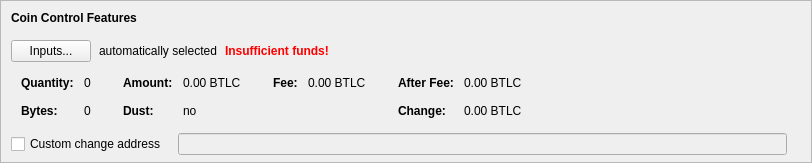
    <widget class="QFrame" name="frameCoinControl">
     <property name="sizePolicy">
      <sizepolicy hsizetype="Expanding" vsizetype="Expanding">
       <horstretch>0</horstretch>
       <verstretch>0</verstretch>
      </sizepolicy>
     </property>
     <property name="maximumSize">
      <size>
       <width>16777215</width>
       <height>16777215</height>
      </size>
     </property>
     <property name="frameShape">
      <enum>QFrame::StyledPanel</enum>
     </property>
     <property name="frameShadow">
      <enum>QFrame::Sunken</enum>
     </property>
     <layout class="QVBoxLayout" name="verticalLayoutCoinControl2">
      <property name="spacing">
       <number>0</number>
      </property>
      <property name="leftMargin">
       <number>0</number>
      </property>
      <property name="topMargin">
       <number>0</number>
      </property>
      <property name="rightMargin">
       <number>0</number>
      </property>
      <property name="bottomMargin">
       <number>6</number>
      </property>
      <item>
       <layout class="QVBoxLayout" name="verticalLayoutCoinControl" stretch="0,0,0,0,1">
        <property name="spacing">
         <number>0</number>
        </property>
        <property name="leftMargin">
         <number>10</number>
        </property>
        <property name="topMargin">
         <number>10</number>
        </property>
        <item>
         <layout class="QHBoxLayout" name="horizontalLayoutCoinControl1">
          <property name="bottomMargin">
           <number>15</number>
          </property>
          <item>
           <widget class="QLabel" name="labelCoinControlFeatures">
            <property name="sizePolicy">
             <sizepolicy hsizetype="Preferred" vsizetype="Maximum">
              <horstretch>0</horstretch>
              <verstretch>0</verstretch>
             </sizepolicy>
            </property>
            <property name="font">
             <font>
              <weight>75</weight>
              <bold>true</bold>
             </font>
            </property>
            <property name="styleSheet">
             <string notr="true">font-weight:bold;</string>
            </property>
            <property name="text">
             <string>Coin Control Features</string>
            </property>
           </widget>
          </item>
         </layout>
        </item>
        <item>
         <layout class="QHBoxLayout" name="horizontalLayoutCoinControl2" stretch="0,0,0,0">
          <property name="spacing">
           <number>8</number>
          </property>
          <property name="bottomMargin">
           <number>10</number>
          </property>
          <item>
           <widget class="QPushButton" name="pushButtonCoinControl">
            <property name="styleSheet">
             <string notr="true"/>
            </property>
            <property name="text">
             <string>Inputs...</string>
            </property>
            <property name="autoDefault">
             <bool>false</bool>
            </property>
           </widget>
          </item>
          <item>
           <widget class="QLabel" name="labelCoinControlAutomaticallySelected">
            <property name="text">
             <string>automatically selected</string>
            </property>
            <property name="margin">
             <number>5</number>
            </property>
           </widget>
          </item>
          <item>
           <widget class="QLabel" name="labelCoinControlInsuffFunds">
            <property name="font">
             <font>
              <weight>75</weight>
              <bold>true</bold>
             </font>
            </property>
            <property name="styleSheet">
             <string notr="true">color:red;font-weight:bold;</string>
            </property>
            <property name="text">
             <string>Insufficient funds!</string>
            </property>
            <property name="margin">
             <number>5</number>
            </property>
           </widget>
          </item>
          <item>
           <spacer name="horizontalSpacerCoinControl">
            <property name="orientation">
             <enum>Qt::Horizontal</enum>
            </property>
            <property name="sizeHint" stdset="0">
             <size>
              <width>40</width>
              <height>1</height>
             </size>
            </property>
           </spacer>
          </item>
         </layout>
        </item>
        <item>
         <widget class="QWidget" name="widgetCoinControl" native="true">
          <property name="sizePolicy">
           <sizepolicy hsizetype="Preferred" vsizetype="Preferred">
            <horstretch>0</horstretch>
            <verstretch>0</verstretch>
           </sizepolicy>
          </property>
          <property name="minimumSize">
           <size>
            <width>0</width>
            <height>0</height>
           </size>
          </property>
          <property name="styleSheet">
           <string notr="true"/>
          </property>
          <layout class="QHBoxLayout" name="horizontalLayoutCoinControl5">
           <property name="leftMargin">
            <number>0</number>
           </property>
           <property name="topMargin">
            <number>0</number>
           </property>
           <property name="rightMargin">
            <number>0</number>
           </property>
           <property name="bottomMargin">
            <number>0</number>
           </property>
           <item>
            <layout class="QHBoxLayout" name="horizontalLayoutCoinControl3" stretch="0,0,0,1">
             <property name="spacing">
              <number>20</number>
             </property>
             <property name="topMargin">
              <number>0</number>
             </property>
             <property name="bottomMargin">
              <number>10</number>
             </property>
             <item>
              <layout class="QFormLayout" name="formLayoutCoinControl1">
               <property name="horizontalSpacing">
                <number>10</number>
               </property>
               <property name="verticalSpacing">
                <number>14</number>
               </property>
               <property name="leftMargin">
                <number>10</number>
               </property>
               <property name="topMargin">
                <number>4</number>
               </property>
               <property name="rightMargin">
                <number>6</number>
               </property>
               <item row="0" column="0">
                <widget class="QLabel" name="labelCoinControlQuantityText">
                 <property name="font">
                  <font>
                   <weight>75</weight>
                   <bold>true</bold>
                  </font>
                 </property>
                 <property name="text">
                  <string>Quantity:</string>
                 </property>
                 <property name="margin">
                  <number>0</number>
                 </property>
                </widget>
               </item>
               <item row="0" column="1">
                <widget class="QLabel" name="labelCoinControlQuantity">
                 <property name="cursor">
                  <cursorShape>IBeamCursor</cursorShape>
                 </property>
                 <property name="contextMenuPolicy">
                  <enum>Qt::ActionsContextMenu</enum>
                 </property>
                 <property name="text">
                  <string notr="true">0</string>
                 </property>
                 <property name="margin">
                  <number>0</number>
                 </property>
                 <property name="textInteractionFlags">
                  <set>Qt::LinksAccessibleByMouse|Qt::TextSelectableByKeyboard|Qt::TextSelectableByMouse</set>
                 </property>
                </widget>
               </item>
               <item row="1" column="0">
                <widget class="QLabel" name="labelCoinControlBytesText">
                 <property name="font">
                  <font>
                   <weight>75</weight>
                   <bold>true</bold>
                  </font>
                 </property>
                 <property name="text">
                  <string>Bytes:</string>
                 </property>
                </widget>
               </item>
               <item row="1" column="1">
                <widget class="QLabel" name="labelCoinControlBytes">
                 <property name="cursor">
                  <cursorShape>IBeamCursor</cursorShape>
                 </property>
                 <property name="contextMenuPolicy">
                  <enum>Qt::ActionsContextMenu</enum>
                 </property>
                 <property name="text">
                  <string notr="true">0</string>
                 </property>
                 <property name="textInteractionFlags">
                  <set>Qt::LinksAccessibleByMouse|Qt::TextSelectableByKeyboard|Qt::TextSelectableByMouse</set>
                 </property>
                </widget>
               </item>
              </layout>
             </item>
             <item>
              <layout class="QFormLayout" name="formLayoutCoinControl2">
               <property name="horizontalSpacing">
                <number>10</number>
               </property>
               <property name="verticalSpacing">
                <number>14</number>
               </property>
               <property name="leftMargin">
                <number>6</number>
               </property>
               <property name="topMargin">
                <number>4</number>
               </property>
               <property name="rightMargin">
                <number>6</number>
               </property>
               <item row="0" column="0">
                <widget class="QLabel" name="labelCoinControlAmountText">
                 <property name="font">
                  <font>
                   <weight>75</weight>
                   <bold>true</bold>
                  </font>
                 </property>
                 <property name="text">
                  <string>Amount:</string>
                 </property>
                 <property name="margin">
                  <number>0</number>
                 </property>
                </widget>
               </item>
               <item row="0" column="1">
                <widget class="QLabel" name="labelCoinControlAmount">
                 <property name="cursor">
                  <cursorShape>IBeamCursor</cursorShape>
                 </property>
                 <property name="contextMenuPolicy">
                  <enum>Qt::ActionsContextMenu</enum>
                 </property>
                 <property name="text">
                  <string notr="true">0.00 BTLC</string>
                 </property>
                 <property name="textInteractionFlags">
                  <set>Qt::LinksAccessibleByMouse|Qt::TextSelectableByKeyboard|Qt::TextSelectableByMouse</set>
                 </property>
                </widget>
               </item>
               <item row="1" column="0">
                <widget class="QLabel" name="labelCoinControlLowOutputText">
                 <property name="font">
                  <font>
                   <weight>75</weight>
                   <bold>true</bold>
                  </font>
                 </property>
                 <property name="text">
                  <string>Dust:</string>
                 </property>
                </widget>
               </item>
               <item row="1" column="1">
                <widget class="QLabel" name="labelCoinControlLowOutput">
                 <property name="cursor">
                  <cursorShape>IBeamCursor</cursorShape>
                 </property>
                 <property name="contextMenuPolicy">
                  <enum>Qt::ActionsContextMenu</enum>
                 </property>
                 <property name="text">
                  <string notr="true">no</string>
                 </property>
                 <property name="textInteractionFlags">
                  <set>Qt::LinksAccessibleByMouse|Qt::TextSelectableByKeyboard|Qt::TextSelectableByMouse</set>
                 </property>
                </widget>
               </item>
              </layout>
             </item>
             <item>
              <layout class="QFormLayout" name="formLayoutCoinControl3">
               <property name="horizontalSpacing">
                <number>10</number>
               </property>
               <property name="verticalSpacing">
                <number>14</number>
               </property>
               <property name="leftMargin">
                <number>6</number>
               </property>
               <property name="topMargin">
                <number>4</number>
               </property>
               <property name="rightMargin">
                <number>6</number>
               </property>
               <item row="0" column="0">
                <widget class="QLabel" name="labelCoinControlFeeText">
                 <property name="font">
                  <font>
                   <weight>75</weight>
                   <bold>true</bold>
                  </font>
                 </property>
                 <property name="text">
                  <string>Fee:</string>
                 </property>
                 <property name="margin">
                  <number>0</number>
                 </property>
                </widget>
               </item>
               <item row="0" column="1">
                <widget class="QLabel" name="labelCoinControlFee">
                 <property name="cursor">
                  <cursorShape>IBeamCursor</cursorShape>
                 </property>
                 <property name="contextMenuPolicy">
                  <enum>Qt::ActionsContextMenu</enum>
                 </property>
                 <property name="text">
                  <string notr="true">0.00 BTLC</string>
                 </property>
                 <property name="textInteractionFlags">
                  <set>Qt::LinksAccessibleByMouse|Qt::TextSelectableByKeyboard|Qt::TextSelectableByMouse</set>
                 </property>
                </widget>
               </item>
              </layout>
             </item>
             <item>
              <layout class="QFormLayout" name="formLayoutCoinControl4">
               <property name="horizontalSpacing">
                <number>10</number>
               </property>
               <property name="verticalSpacing">
                <number>14</number>
               </property>
               <property name="leftMargin">
                <number>6</number>
               </property>
               <property name="topMargin">
                <number>4</number>
               </property>
               <property name="rightMargin">
                <number>6</number>
               </property>
               <item row="0" column="0">
                <widget class="QLabel" name="labelCoinControlAfterFeeText">
                 <property name="font">
                  <font>
                   <weight>75</weight>
                   <bold>true</bold>
                  </font>
                 </property>
                 <property name="text">
                  <string>After Fee:</string>
                 </property>
                 <property name="margin">
                  <number>0</number>
                 </property>
                </widget>
               </item>
               <item row="0" column="1">
                <widget class="QLabel" name="labelCoinControlAfterFee">
                 <property name="cursor">
                  <cursorShape>IBeamCursor</cursorShape>
                 </property>
                 <property name="contextMenuPolicy">
                  <enum>Qt::ActionsContextMenu</enum>
                 </property>
                 <property name="text">
                  <string notr="true">0.00 BTLC</string>
                 </property>
                 <property name="textInteractionFlags">
                  <set>Qt::LinksAccessibleByMouse|Qt::TextSelectableByKeyboard|Qt::TextSelectableByMouse</set>
                 </property>
                </widget>
               </item>
               <item row="1" column="0">
                <widget class="QLabel" name="labelCoinControlChangeText">
                 <property name="font">
                  <font>
                   <weight>75</weight>
                   <bold>true</bold>
                  </font>
                 </property>
                 <property name="text">
                  <string>Change:</string>
                 </property>
                </widget>
               </item>
               <item row="1" column="1">
                <widget class="QLabel" name="labelCoinControlChange">
                 <property name="cursor">
                  <cursorShape>IBeamCursor</cursorShape>
                 </property>
                 <property name="contextMenuPolicy">
                  <enum>Qt::ActionsContextMenu</enum>
                 </property>
                 <property name="text">
                  <string notr="true">0.00 BTLC</string>
                 </property>
                 <property name="textInteractionFlags">
                  <set>Qt::LinksAccessibleByMouse|Qt::TextSelectableByKeyboard|Qt::TextSelectableByMouse</set>
                 </property>
                </widget>
               </item>
              </layout>
             </item>
            </layout>
           </item>
          </layout>
         </widget>
        </item>
        <item>
         <layout class="QHBoxLayout" name="horizontalLayoutCoinControl4" stretch="0,0,0">
          <property name="spacing">
           <number>12</number>
          </property>
          <property name="sizeConstraint">
           <enum>QLayout::SetDefaultConstraint</enum>
          </property>
          <property name="topMargin">
           <number>5</number>
          </property>
          <property name="rightMargin">
           <number>5</number>
          </property>
          <item>
           <widget class="QCheckBox" name="checkBoxCoinControlChange">
            <property name="toolTip">
             <string>If this is activated, but the change address is empty or invalid, change will be sent to a newly generated address.</string>
            </property>
            <property name="text">
             <string>Custom change address</string>
            </property>
           </widget>
          </item>
          <item>
           <widget class="QValidatedLineEdit" name="lineEditCoinControlChange">
            <property name="enabled">
             <bool>false</bool>
            </property>
            <property name="sizePolicy">
             <sizepolicy hsizetype="Expanding" vsizetype="Fixed">
              <horstretch>0</horstretch>
              <verstretch>0</verstretch>
             </sizepolicy>
            </property>
           </widget>
          </item>
          <item>
           <widget class="QLabel" name="labelCoinControlChangeLabel">
            <property name="sizePolicy">
             <sizepolicy hsizetype="Preferred" vsizetype="Expanding">
              <horstretch>0</horstretch>
              <verstretch>0</verstretch>
             </sizepolicy>
            </property>
            <property name="minimumSize">
             <size>
              <width>0</width>
              <height>0</height>
             </size>
            </property>
            <property name="text">
             <string/>
            </property>
            <property name="margin">
             <number>3</number>
            </property>
           </widget>
          </item>
         </layout>
        </item>
        <item>
         <spacer name="verticalSpacerCoinControl">
          <property name="orientation">
           <enum>Qt::Vertical</enum>
          </property>
          <property name="sizeHint" stdset="0">
           <size>
            <width>800</width>
            <height>1</height>
           </size>
          </property>
         </spacer>
        </item>
       </layout>
      </item>
     </layout>
    </widget>
